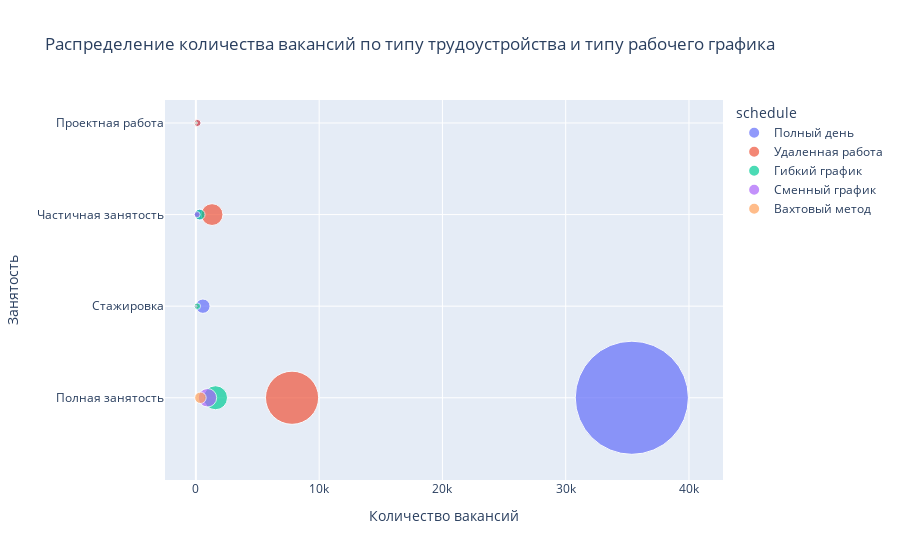

The code cell stored with this chart in its notebook:
### Code cell
# результат запроса
df = pd.read_sql_query(query_4_4, connection)
fig = px.scatter(
    df,  
    x='count', 
    y= 'employment', 
    size='count', 
    color= 'schedule', 
    size_max=80,
    labels ={'count':'Количество вакансий','employment':'Занятость'},
    title= 'Распределение количества вакансий по типу трудоустройства и типу рабочего графика')
fig.show()
fig.write_html("images/shedule_employment.html")

### Figure 1 — Plotly figure (JSON) as saved in the notebook; plotly's stock layout.template omitted (floating-point values rounded to 4 significant figures)
{"data": [{"hovertemplate": "schedule=Полный день<br>Количество вакансий=%{marker.size}<br>Занятость=%{y}<extra></extra>", "legendgroup": "Полный день", "marker": {"color": "#636efa", "size": [35367, 569, 347, 141], "sizemode": "area", "sizeref": 5.526, "symbol": "circle"}, "mode": "markers", "name": "Полный день", "orientation": "h", "showlegend": true, "type": "scatter", "x": [35367, 569, 347, 141], "xaxis": "x", "y": ["Полная занятость", "Стажировка", "Частичная занятость", "Проектная работа"], "yaxis": "y"}, {"hovertemplate": "schedule=Удаленная работа<br>Количество вакансий=%{marker.size}<br>Занятость=%{y}<extra></extra>", "legendgroup": "Удаленная работа", "marker": {"color": "#EF553B", "size": [7802, 1312, 133, 64], "sizemode": "area", "sizeref": 5.526, "symbol": "circle"}, "mode": "markers", "name": "Удаленная работа", "orientation": "h", "showlegend": true, "type": "scatter", "x": [7802, 1312, 133, 64], "xaxis": "x", "y": ["Полная занятость", "Частичная занятость", "Проектная работа", "Стажировка"], "yaxis": "y"}, {"hovertemplate": "schedule=Гибкий график<br>Количество вакансий=%{marker.size}<br>Занятость=%{y}<extra></extra>", "legendgroup": "Гибкий график", "marker": {"color": "#00cc96", "size": [1593, 312, 116, 18], "sizemode": "area", "sizeref": 5.526, "symbol": "circle"}, "mode": "markers", "name": "Гибкий график", "orientation": "h", "showlegend": true, "type": "scatter", "x": [1593, 312, 116, 18], "xaxis": "x", "y": ["Полная занятость", "Частичная занятость", "Стажировка", "Проектная работа"], "yaxis": "y"}, {"hovertemplate": "schedule=Сменный график<br>Количество вакансий=%{marker.size}<br>Занятость=%{y}<extra></extra>", "legendgroup": "Сменный график", "marker": {"color": "#ab63fa", "size": [940, 101, 12, 1], "sizemode": "area", "sizeref": 5.526, "symbol": "circle"}, "mode": "markers", "name": "Сменный график", "orientation": "h", "showlegend": true, "type": "scatter", "x": [940, 101, 12, 1], "xaxis": "x", "y": ["Полная занятость", "Частичная занятость", "Стажировка", "Проектная работа"], "yaxis": "y"}, {"hovertemplate": "schedule=Вахтовый метод<br>Количество вакансий=%{marker.size}<br>Занятость=%{y}<extra></extra>", "legendgroup": "Вахтовый метод", "marker": {"color": "#FFA15A", "size": [367, 2], "sizemode": "area", "sizeref": 5.526, "symbol": "circle"}, "mode": "markers", "name": "Вахтовый метод", "orientation": "h", "showlegend": true, "type": "scatter", "x": [367, 2], "xaxis": "x", "y": ["Полная занятость", "Проектная работа"], "yaxis": "y"}], "layout": {"legend": {"itemsizing": "constant", "title": {"text": "schedule"}, "tracegroupgap": 0}, "title": {"text": "Распределение количества вакансий по типу трудоустройства и типу рабочего графика"}, "xaxis": {"anchor": "y", "domain": [0, 1], "title": {"text": "Количество вакансий"}}, "yaxis": {"anchor": "x", "domain": [0, 1], "title": {"text": "Занятость"}}}}
